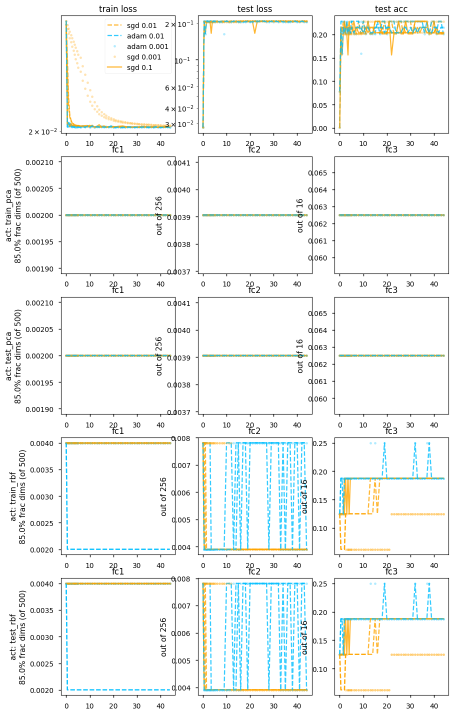
#> input picture eda_vision/figs/dims.png, 910 x 1429 px (shown at 1/2 size)
$ python ffmpeg_demo.py --i ../../../../eda_vision/figs/dims.png
#> lines starting #> are read from the running program, lines starting #| are printed output that depends on the picture
#! /usr/bin/env python
if __name__ == '__main__':
    import argparse
    import sigpy.plot as pl
    import numpy as np
    import os
    import cv2
    import matplotlib.pyplot as plt
    import numpy as np
    import pickle
    parser = argparse.ArgumentParser()
    parser.add_argument('--i', type = str)

    args = parser.parse_args()
    # Define mean square error function
    def rmse(im_g,im_r):
        return np.sqrt(np.sum(((im_g-im_r)**2))/np.size(im_g))

    # Compress images
    for i in range(31):
        os.system("ffmpeg -i %s -q:v %s image_compression/image_output%s.jpg" % (args.i,str(i+1),str(i+1)))

    rmses = []
    bits = []
    groundtruth = cv2.imread(args.i,cv2.IMREAD_GRAYSCALE)
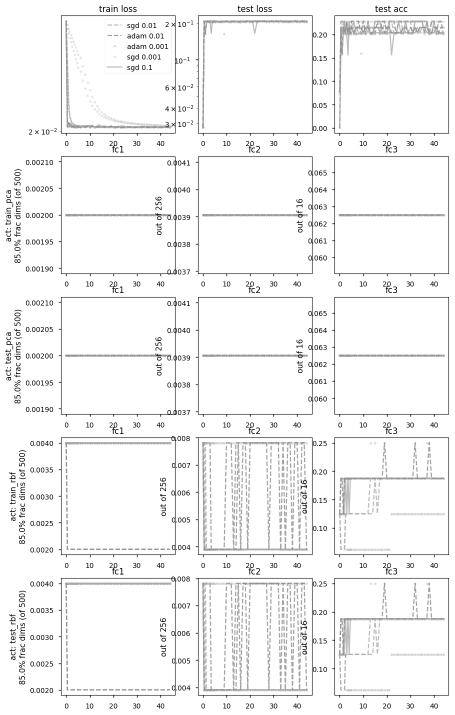
#> groundtruth: shape (1429, 910) (shown at 1/2 size); min 0, max 255, mean 244.6
    for i in range(31):
        dir1 = "image_compression/image_output%s.jpg" %str(i+1)
        result = cv2.imread(dir1,cv2.IMREAD_GRAYSCALE)
#         plt.figure()
#         plt.imshow(result,cmap='gray')
#         plt.show()
#> (the run stopped early here; a loop or call above may not have finished)

$ run again, on eda_vision/figs/weight_norms_and_margin.png
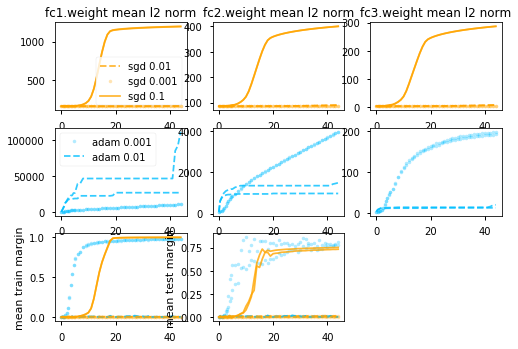
#> input picture eda_vision/figs/weight_norms_and_margin.png, 518 x 349 px
#> `groundtruth = cv2.imread(args.i,cv2.IMREAD_GRAYSCALE)`:
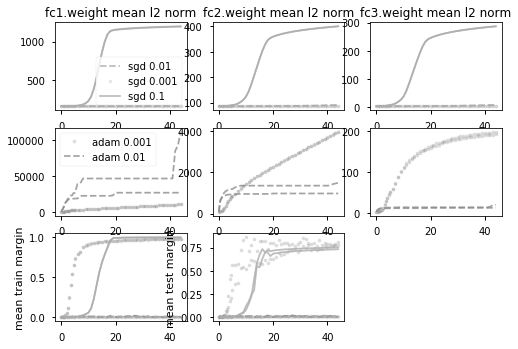
#> groundtruth: shape (349, 518); min 0, max 255, mean 242.8
